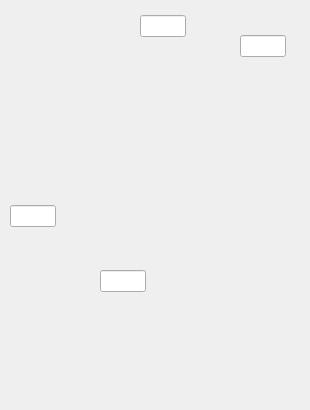
<?xml version="1.0" encoding="UTF-8"?>
<ui version="4.0">
 <class>spike_removal</class>
 <widget class="QMainWindow" name="spike_removal">
  <property name="geometry">
   <rect>
    <x>0</x>
    <y>0</y>
    <width>310</width>
    <height>410</height>
   </rect>
  </property>
  <property name="windowTitle">
   <string>Spike removal</string>
  </property>
  <widget class="QWidget" name="centralwidget">
   <widget class="caTextEntry" name="sr_avg_window">
    <property name="geometry">
     <rect>
      <x>10</x>
      <y>205</y>
      <width>46</width>
      <height>22</height>
     </rect>
    </property>
    <property name="alignment">
     <set>Qt::AlignRight|Qt::AlignTrailing|Qt::AlignVCenter</set>
    </property>
    <property name="channel" stdset="0">
     <string notr="true">$(BPM):tbt:sr:avg_window</string>
    </property>
    <property name="foreground">
     <color>
      <red>170</red>
      <green>0</green>
      <blue>0</blue>
     </color>
    </property>
    <property name="background">
     <color>
      <red>255</red>
      <green>255</green>
      <blue>127</blue>
     </color>
    </property>
    <property name="colorMode">
     <enum>caLineEdit::Static</enum>
    </property>
   </widget>
   <widget class="caTextEntry" name="sr_avg_stop">
    <property name="geometry">
     <rect>
      <x>100</x>
      <y>270</y>
      <width>46</width>
      <height>22</height>
     </rect>
    </property>
    <property name="alignment">
     <set>Qt::AlignRight|Qt::AlignTrailing|Qt::AlignVCenter</set>
    </property>
    <property name="channel" stdset="0">
     <string notr="true">$(BPM):tbt:sr:avg_stop</string>
    </property>
    <property name="foreground">
     <color>
      <red>170</red>
      <green>0</green>
      <blue>0</blue>
     </color>
    </property>
    <property name="background">
     <color>
      <red>255</red>
      <green>255</green>
      <blue>127</blue>
     </color>
    </property>
    <property name="colorMode">
     <enum>caLineEdit::Static</enum>
    </property>
   </widget>
   <widget class="caTextEntry" name="sr_apply_start">
    <property name="geometry">
     <rect>
      <x>140</x>
      <y>15</y>
      <width>46</width>
      <height>22</height>
     </rect>
    </property>
    <property name="alignment">
     <set>Qt::AlignRight|Qt::AlignTrailing|Qt::AlignVCenter</set>
    </property>
    <property name="channel" stdset="0">
     <string notr="true">$(BPM):tbt:sr:start</string>
    </property>
    <property name="foreground">
     <color>
      <red>170</red>
      <green>0</green>
      <blue>0</blue>
     </color>
    </property>
    <property name="background">
     <color>
      <red>255</red>
      <green>255</green>
      <blue>127</blue>
     </color>
    </property>
    <property name="colorMode">
     <enum>caLineEdit::Static</enum>
    </property>
   </widget>
   <widget class="caTextEntry" name="sr_apply_window">
    <property name="geometry">
     <rect>
      <x>240</x>
      <y>35</y>
      <width>46</width>
      <height>22</height>
     </rect>
    </property>
    <property name="alignment">
     <set>Qt::AlignRight|Qt::AlignTrailing|Qt::AlignVCenter</set>
    </property>
    <property name="channel" stdset="0">
     <string notr="true">$(BPM):tbt:sr:window</string>
    </property>
    <property name="foreground">
     <color>
      <red>170</red>
      <green>0</green>
      <blue>0</blue>
     </color>
    </property>
    <property name="background">
     <color>
      <red>255</red>
      <green>255</green>
      <blue>127</blue>
     </color>
    </property>
    <property name="colorMode">
     <enum>caLineEdit::Static</enum>
    </property>
   </widget>
   <widget class="caImage" name="caimage">
    <property name="geometry">
     <rect>
      <x>0</x>
      <y>10</y>
      <width>300</width>
      <height>392</height>
     </rect>
    </property>
    <property name="filename" stdset="0">
     <string notr="true">images/sr.png</string>
    </property>
   </widget>
   <zorder>caimage</zorder>
   <zorder>sr_avg_window</zorder>
   <zorder>sr_avg_stop</zorder>
   <zorder>sr_apply_start</zorder>
   <zorder>sr_apply_window</zorder>
  </widget>
 </widget>
 <customwidgets>
  <customwidget>
   <class>caTextEntry</class>
   <extends>caLineEdit</extends>
   <header>caTextEntry</header>
  </customwidget>
  <customwidget>
   <class>caImage</class>
   <extends>QWidget</extends>
   <header>caImage</header>
  </customwidget>
  <customwidget>
   <class>caLineEdit</class>
   <extends>QLineEdit</extends>
   <header>caLineEdit</header>
  </customwidget>
 </customwidgets>
 <resources>
  <include location="images/images.qrc"/>
 </resources>
 <connections/>
 <designerdata>
  <property name="gridDeltaX">
   <number>5</number>
  </property>
  <property name="gridDeltaY">
   <number>5</number>
  </property>
  <property name="gridSnapX">
   <bool>true</bool>
  </property>
  <property name="gridSnapY">
   <bool>true</bool>
  </property>
  <property name="gridVisible">
   <bool>true</bool>
  </property>
 </designerdata>
</ui>
